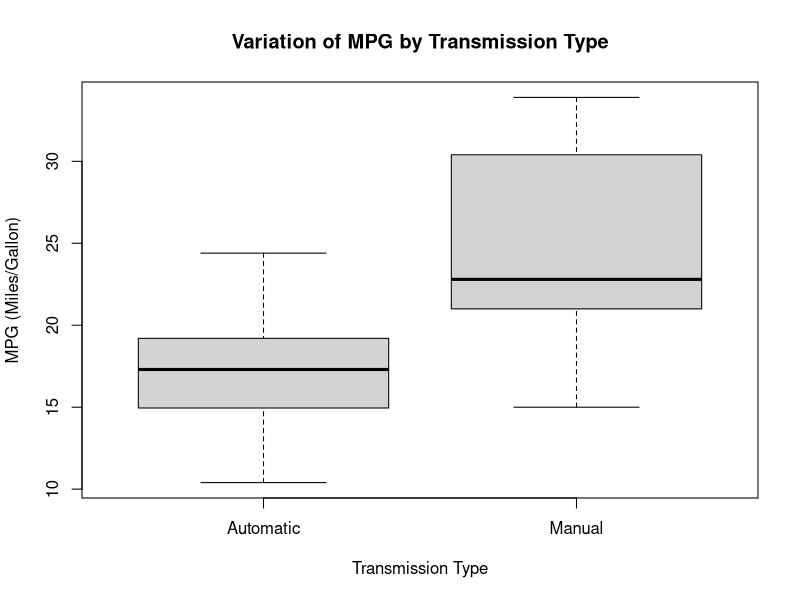
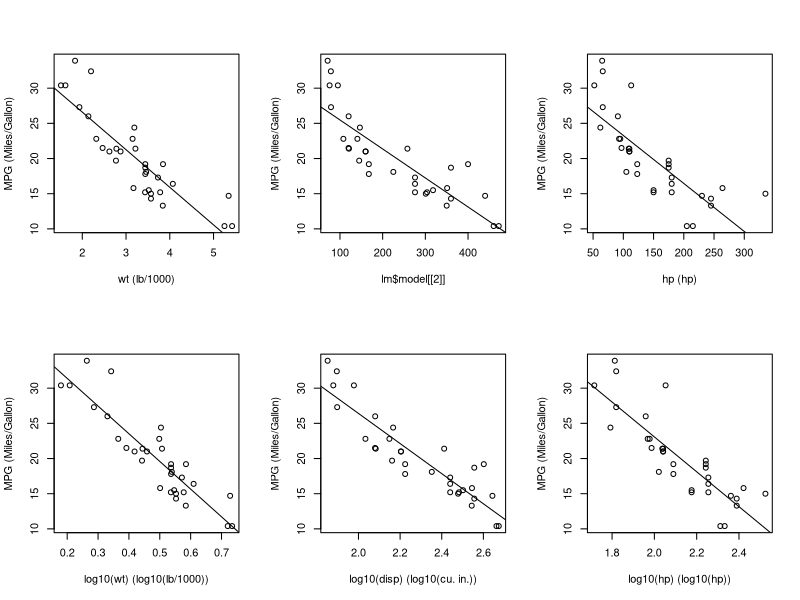
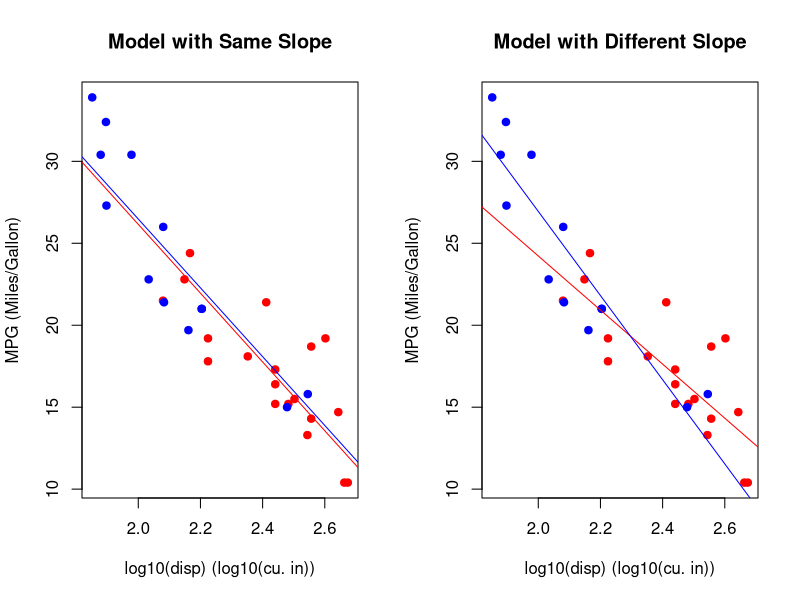
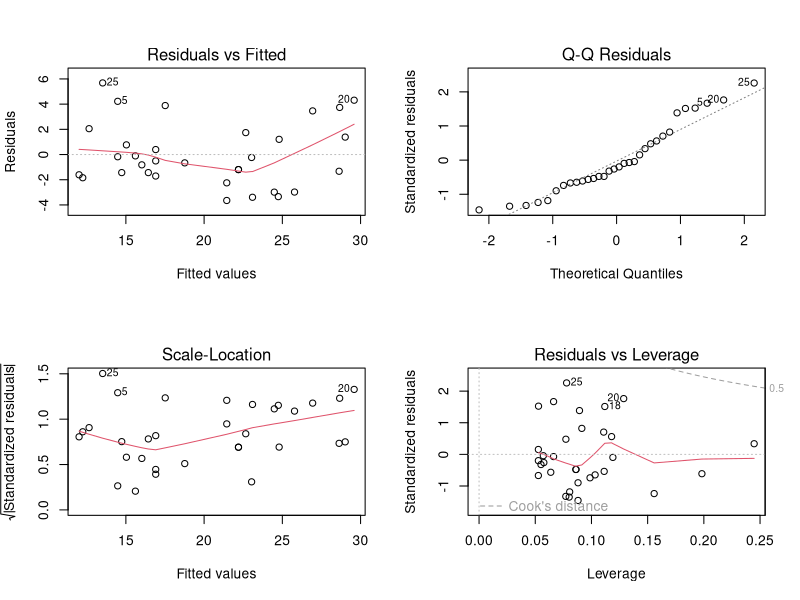
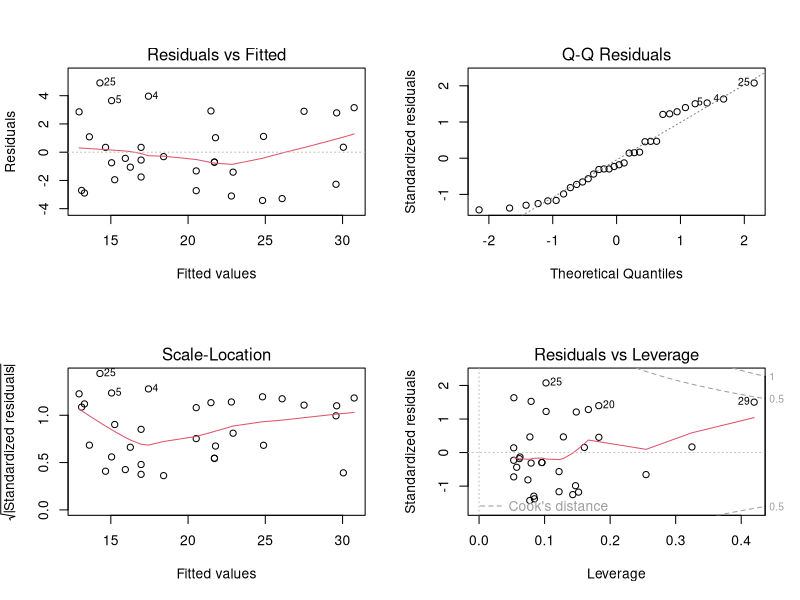

Recreate these plots in R, in order.
## ---- chunk 1
data(mtcars)

## In the original data ransmission system variable, am, is a numeric variable.
## Convert it to a dummy factor variable.
fam <- factor(mtcars$am, labels = c("Automatic", "Manual"))

## Function to simplify regression plots.
plotLine <- function (lm, ...) {
    plot(lm$model[[2]], lm$model[[1]], ...)
    abline(lm)
}

## ---- chunk 2
m0 <- lm(mpg ~ fam, data = mtcars)
round(m0$coefficients, 2)
## ---- chunk 3
y <- mtcars$mpg
conf  <- list(list(x = mtcars$wt, lab = "wt (lb/1000)"), 
              list(x = mtcars$disp,"disp (cu. in.)"),
              list(x = mtcars$hp, lab = "hp (hp)"), 
              list(x = log10(mtcars$wt), lab = "log10(wt) (log10(lb/1000))"),
              list(x = log10(mtcars$disp), lab = "log10(disp) (log10(cu. in.))"), 
              list(x = log10(mtcars$hp), lab = "log10(hp) (log10(hp))"))
conf <- lapply(conf, function(a) { list( x = a$x, lab = a$lab, lm = lm(y ~ a$x))} )
disp  <- matrix(sapply(conf, function(a) { summary(a$lm)$adj.r.squared}), nrow = 3)
colnames(disp) <- c("-", "log10")
rownames(disp) <- c("wt", "disp", "hp")
disp

## ---- chunk 4
x <- conf[[5]]$lm$model[[2]]; y <- conf[[5]]$lm$model[[1]]
sameSlopeModel <- lm(y ~ x + fam)
diffSlopeModel <- lm(y ~ x * fam)
## ---- chunk 5
summary(sameSlopeModel)$coefficients
## ---- chunk 6
summary(diffSlopeModel)$coefficients
aux <- predict(diffSlopeModel, 
               newdata = data.frame(x = c(log10(100),log10(100),log10(350),log10(350)), 
                                    fam = c("Manual", "Automatic", "Manual", "Automatic")))
aux <- matrix(c(aux[1], aux[2], aux[1] - aux[2], aux[3], aux[4], aux[3]- aux[4]), nrow = 2, byrow = TRUE);
rownames(aux) <- c("100 (cu. in.)","350 (cu. in.)"); colnames(aux) <- c("Manual", "Automatic", "Difference")
round(aux, 2)
## ---- chunk 7
plot(fam, mtcars$mpg, xlab = "Transmission Type", ylab = "MPG (Miles/Gallon)",
     main = "Variation of MPG by Transmission Type")
## ---- chunk 8
old.mfrow <- par("mfrow")
par(mfrow = c(2,3))
dummy <- lapply(conf, function(a) {plotLine(a$lm, xlab = a$lab, ylab = "MPG (Miles/Gallon)")})
par(mfrow = old.mfrow)
## ---- chunk 9
color <- ifelse(fam == "Automatic", "red", "blue")
old.mfrow <- par("mfrow")
par(mfrow = c(1,2))
plot(sameSlopeModel$model[[2]], sameSlopeModel$model[[1]], pch = 19, col = color,
     xlab = "log10(disp) (log10(cu. in))", ylab = "MPG (Miles/Gallon)", main = "Model with Same Slope")
abline(sameSlopeModel$coefficients[1], sameSlopeModel$coefficients[2], col = "red")
abline(sameSlopeModel$coefficients[1] + sameSlopeModel$coefficients[3], sameSlopeModel$coefficients[2], col = "blue")

plot(diffSlopeModel$model[[2]], diffSlopeModel$model[[1]], pch = 19, col = color,
     xlab = "log10(disp) (log10(cu. in))", ylab = "MPG (Miles/Gallon)", main = "Model with Different Slope")
abline(diffSlopeModel$coefficients[1], diffSlopeModel$coefficients[2], col = "red")
abline(diffSlopeModel$coefficients[1] + diffSlopeModel$coefficients[3], 
       diffSlopeModel$coefficients[2] + diffSlopeModel$coefficients[4], col = "blue")
par(mfrow = old.mfrow)
## ---- chunk 10
old.mfrow <- par("mfrow")
par(mfrow = c(2,2))
plot(sameSlopeModel)
par(mfrow = old.mfrow)
## ---- chunk 11
old.mfrow <- par("mfrow")
par(mfrow = c(2,2))
plot(diffSlopeModel)
par(mfrow = old.mfrow)
